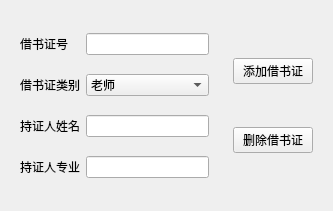
<?xml version="1.0" encoding="UTF-8"?>
<ui version="4.0">
 <class>CardWindow</class>
 <widget class="QWidget" name="CardWindow">
  <property name="geometry">
   <rect>
    <x>0</x>
    <y>0</y>
    <width>333</width>
    <height>211</height>
   </rect>
  </property>
  <property name="windowTitle">
   <string>Form</string>
  </property>
  <layout class="QHBoxLayout" name="horizontalLayout">
   <item>
    <widget class="QWidget" name="widget" native="true">
     <layout class="QGridLayout" name="gridLayout">
      <item row="0" column="0">
       <widget class="QLabel" name="label">
        <property name="text">
         <string>借书证号</string>
        </property>
       </widget>
      </item>
      <item row="0" column="1">
       <widget class="QLineEdit" name="lineEdit"/>
      </item>
      <item row="1" column="0">
       <widget class="QLabel" name="label_3">
        <property name="text">
         <string>借书证类别</string>
        </property>
       </widget>
      </item>
      <item row="1" column="1">
       <widget class="QComboBox" name="comboBox">
        <item>
         <property name="text">
          <string>老师</string>
         </property>
        </item>
        <item>
         <property name="text">
          <string>学生</string>
         </property>
        </item>
       </widget>
      </item>
      <item row="2" column="0">
       <widget class="QLabel" name="label_2">
        <property name="text">
         <string>持证人姓名</string>
        </property>
       </widget>
      </item>
      <item row="2" column="1">
       <widget class="QLineEdit" name="lineEdit_2"/>
      </item>
      <item row="3" column="0">
       <widget class="QLabel" name="label_4">
        <property name="text">
         <string>持证人专业</string>
        </property>
       </widget>
      </item>
      <item row="3" column="1">
       <widget class="QLineEdit" name="lineEdit_3"/>
      </item>
     </layout>
    </widget>
   </item>
   <item>
    <widget class="QWidget" name="widget_2" native="true">
     <layout class="QVBoxLayout" name="verticalLayout_2">
      <item>
       <spacer name="verticalSpacer">
        <property name="orientation">
         <enum>Qt::Vertical</enum>
        </property>
        <property name="sizeHint" stdset="0">
         <size>
          <width>20</width>
          <height>40</height>
         </size>
        </property>
       </spacer>
      </item>
      <item>
       <widget class="QPushButton" name="pushButton">
        <property name="text">
         <string>添加借书证</string>
        </property>
       </widget>
      </item>
      <item>
       <spacer name="verticalSpacer_2">
        <property name="orientation">
         <enum>Qt::Vertical</enum>
        </property>
        <property name="sizeHint" stdset="0">
         <size>
          <width>20</width>
          <height>40</height>
         </size>
        </property>
       </spacer>
      </item>
      <item>
       <widget class="QPushButton" name="pushButton_2">
        <property name="text">
         <string>删除借书证</string>
        </property>
       </widget>
      </item>
      <item>
       <spacer name="verticalSpacer_3">
        <property name="orientation">
         <enum>Qt::Vertical</enum>
        </property>
        <property name="sizeHint" stdset="0">
         <size>
          <width>20</width>
          <height>40</height>
         </size>
        </property>
       </spacer>
      </item>
     </layout>
    </widget>
   </item>
  </layout>
 </widget>
 <resources/>
 <connections/>
</ui>
